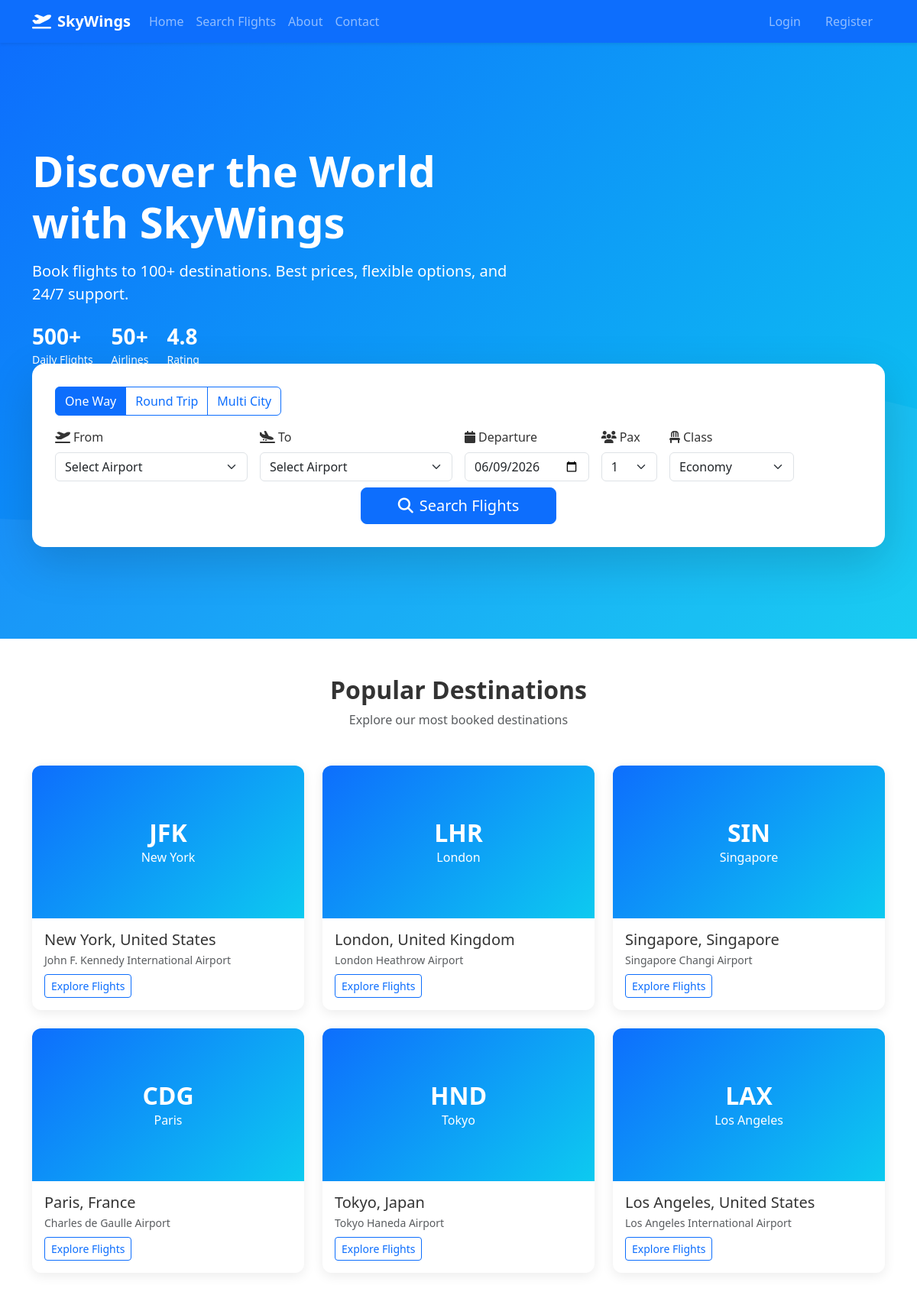
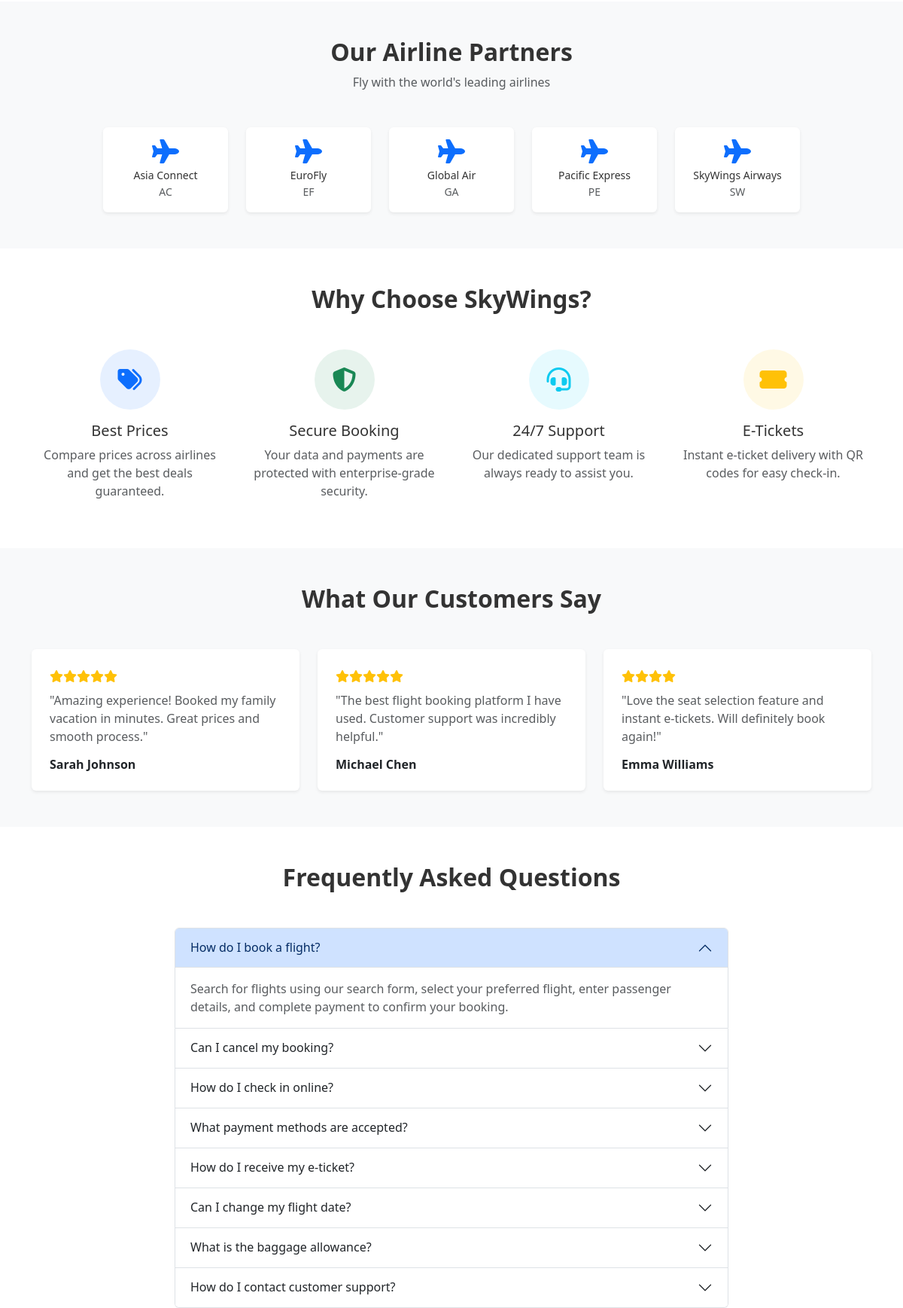
The page / (upper part) on the database its author committed (2 pictures, top to bottom).
### tables this page shows
CREATE TABLE IF NOT EXISTS `airports` (
    `id` INT UNSIGNED AUTO_INCREMENT PRIMARY KEY,
    `name` VARCHAR(200) NOT NULL,
    `code` VARCHAR(10) NOT NULL UNIQUE,
    `city` VARCHAR(100) NOT NULL,
    `country` VARCHAR(100) NOT NULL,
    `timezone` VARCHAR(50) NOT NULL DEFAULT 'UTC',
    `status` ENUM('active','inactive') NOT NULL DEFAULT 'active',
    `created_at` DATETIME NOT NULL DEFAULT CURRENT_TIMESTAMP,
    `updated_at` DATETIME NOT NULL DEFAULT CURRENT_TIMESTAMP ON UPDATE CURRENT_TIMESTAMP,
    INDEX `idx_airports_city` (`city`),
    INDEX `idx_airports_country` (`country`)
);

CREATE TABLE IF NOT EXISTS `airlines` (
    `id` INT UNSIGNED AUTO_INCREMENT PRIMARY KEY,
    `name` VARCHAR(150) NOT NULL,
    `code` VARCHAR(10) NOT NULL UNIQUE,
    `logo` VARCHAR(255) DEFAULT NULL,
    `contact_email` VARCHAR(191) DEFAULT NULL,
    `contact_phone` VARCHAR(30) DEFAULT NULL,
    `website` VARCHAR(255) DEFAULT NULL,
    `description` TEXT DEFAULT NULL,
    `status` ENUM('active','inactive') NOT NULL DEFAULT 'active',
    `created_at` DATETIME NOT NULL DEFAULT CURRENT_TIMESTAMP,
    `updated_at` DATETIME NOT NULL DEFAULT CURRENT_TIMESTAMP ON UPDATE CURRENT_TIMESTAMP,
    INDEX `idx_airlines_status` (`status`)
);

CREATE TABLE IF NOT EXISTS `faqs` (
    `id` INT UNSIGNED AUTO_INCREMENT PRIMARY KEY,
    `question` VARCHAR(500) NOT NULL,
    `answer` TEXT NOT NULL,
    `category` VARCHAR(100) DEFAULT 'General',
    `sort_order` INT NOT NULL DEFAULT 0,
    `status` ENUM('active','inactive') NOT NULL DEFAULT 'active',
    `created_at` DATETIME NOT NULL DEFAULT CURRENT_TIMESTAMP
);

### views/partials/flight-search-form.php (the view, shortened to what the rows shown need)
<form action="<?= url('flights/search') ?>" method="GET" class="flight-search-form" id="flightSearchForm">
    <div class="trip-type mb-3">
        <div class="btn-group" role="group">
            <label class="btn btn-outline-primary" for="oneWay">One Way</label>
            <label class="btn btn-outline-primary" for="roundTrip">Round Trip</label>
            <label class="btn btn-outline-primary" for="multiCity">Multi City</label>
        </div>
    </div>
    <div class="row g-3">
        <div class="col-md-3">
            <label class="form-label"><i class="fas fa-plane-departure me-1"></i>From</label>
            <select name="from" class="form-select airport-select" required>
                <option value="">Select Airport</option>
            </select>
        </div>
        <div class="col-md-3">
            <label class="form-label"><i class="fas fa-plane-arrival me-1"></i>To</label>
            <select name="to" class="form-select airport-select" required>
                <option value="">Select Airport</option>
            </select>
        </div>
        <div class="col-md-2">
            <label class="form-label"><i class="fas fa-calendar me-1"></i>Departure</label>
            <input type="date" name="departure_date" class="form-control" value="<?= e($filters['departure_date'] ?? date('Y-m-d')) ?>" min="<?= date('Y-m-d') ?>" required>
        </div>
        <div class="col-md-1">
            <label class="form-label"><i class="fas fa-users me-1"></i>Pax</label>
            <select name="passengers" class="form-select">
                <?php for ($i = 1; $i <= 9; $i++): ?>
                <option value="<?= $i ?>" <?= ($filters['passengers'] ?? 1) == $i ? 'selected' : '' ?>><?= $i ?></option>
                <?php endfor; ?>
            </select>
        </div>
        <div class="col-md-2">
            <label class="form-label"><i class="fas fa-chair me-1"></i>Class</label>
            <select name="cabin_class" class="form-select">
                <option value="economy" <?= ($filters['cabin_class'] ?? '') === 'economy' ? 'selected' : '' ?>>Economy</option>
            </select>
        </div>
        <div class="col-12 text-center mt-2">
            <button type="submit" class="btn btn-primary btn-lg px-5"><i class="fas fa-search me-2"></i>Search Flights</button>
        </div>
    </div>
</form>

### views/home/index.php (shortened to what the rows shown need)
<section class="hero-section">
    <div class="hero-overlay"></div>
    <div class="container position-relative">
        <div class="row min-vh-75 align-items-center">
            <div class="col-lg-7 text-white mb-4 mb-lg-0">
                <h1 class="display-4 fw-bold mb-3">Discover the World with <?= e(config('app.name')) ?></h1>
                <p class="lead mb-4">Book flights to 100+ destinations. Best prices, flexible options, and 24/7 support.</p>
                <div class="d-flex gap-4 hero-stats">
                    <div><h3 class="fw-bold mb-0">500+</h3><small>Daily Flights</small></div>
                    <div><h3 class="fw-bold mb-0">50+</h3><small>Airlines</small></div>
                    <div><h3 class="fw-bold mb-0"><?= $avgRating ?: '4.8' ?></h3><small>Rating</small></div>
                </div>
            </div>
        </div>
        <div class="search-box-card">
            <?php $filters = []; partial('flight-search-form', compact('airports', 'filters')); ?>
        </div>
    </div>
</section>
<section class="py-5">
    <div class="container">
        <div class="text-center mb-5">
            <h2 class="fw-bold">Popular Destinations</h2>
            <p class="text-muted">Explore our most booked destinations</p>
        </div>
        <div class="row g-4">
            <?php
            foreach ($destinations as $i => $dest):
            ?>
            <div class="col-lg-4 col-md-6">
                <div class="destination-card">
                    <div class="destination-img bg-primary d-flex align-items-center justify-content-center" style="height:200px;background:linear-gradient(135deg,#0d6efd,#0dcaf0)!important;">
                        <div class="text-center text-white">
                            <h2 class="fw-bold mb-0"><?= e($dest['code']) ?></h2>
                            <p class="mb-0"><?= e($dest['city']) ?></p>
                        </div>
                    </div>
                    <div class="destination-body p-3">
                        <h5 class="mb-1"><?= e($dest['city']) ?>, <?= e($dest['country']) ?></h5>
                        <p class="text-muted small mb-2"><?= e($dest['name']) ?></p>
                        <a href="<?= url('flights/search?to=' . $dest['id']) ?>" class="btn btn-sm btn-outline-primary">Explore Flights</a>
                    </div>
                </div>
            </div>
            <?php endforeach; ?>
        </div>
    </div>
</section>
<section class="py-5 bg-light">
    <div class="container">
        <div class="text-center mb-5">
            <h2 class="fw-bold">Our Airline Partners</h2>
            <p class="text-muted">Fly with the world's leading airlines</p>
        </div>
        <div class="row g-4 justify-content-center">
            <?php foreach ($airlines as $airline): ?>
            <div class="col-lg-2 col-md-3 col-4 text-center">
                <div class="airline-card p-3 bg-white rounded shadow-sm">
                    <i class="fas fa-plane fa-2x text-primary mb-2"></i>
                    <h6 class="mb-0 small"><?= e($airline['name']) ?></h6>
                    <small class="text-muted"><?= e($airline['code']) ?></small>
                </div>
            </div>
            <?php endforeach; ?>
        </div>
    </div>
</section>
<section class="py-5">
    <div class="container">
        <div class="text-center mb-5">
            <h2 class="fw-bold">Why Choose <?= e(config('app.name')) ?>?</h2>
        </div>
        <div class="row g-4">
            <div class="col-lg-3 col-md-6 text-center">
                <div class="feature-icon bg-primary bg-opacity-10 rounded-circle d-inline-flex align-items-center justify-content-center mb-3" style="width:80px;height:80px;">
                    <i class="fas fa-tags fa-2x text-primary"></i>
                </div>
                <h5>Best Prices</h5>
                <p class="text-muted">Compare prices across airlines and get the best deals guaranteed.</p>
            </div>
            <div class="col-lg-3 col-md-6 text-center">
                <div class="feature-icon bg-success bg-opacity-10 rounded-circle d-inline-flex align-items-center justify-content-center mb-3" style="width:80px;height:80px;">
                    <i class="fas fa-shield-alt fa-2x text-success"></i>
                </div>
                <h5>Secure Booking</h5>
                <p class="text-muted">Your data and payments are protected with enterprise-grade security.</p>
            </div>
            <div class="col-lg-3 col-md-6 text-center">
                <div class="feature-icon bg-info bg-opacity-10 rounded-circle d-inline-flex align-items-center justify-content-center mb-3" style="width:80px;height:80px;">
                    <i class="fas fa-headset fa-2x text-info"></i>
                </div>
                <h5>24/7 Support</h5>
                <p class="text-muted">Our dedicated support team is always ready to assist you.</p>
            </div>
            <div class="col-lg-3 col-md-6 text-center">
                <div class="feature-icon bg-warning bg-opacity-10 rounded-circle d-inline-flex align-items-center justify-content-center mb-3" style="width:80px;height:80px;">
                    <i class="fas fa-ticket-alt fa-2x text-warning"></i>
                </div>
                <h5>E-Tickets</h5>
                <p class="text-muted">Instant e-ticket delivery with QR codes for easy check-in.</p>
            </div>
        </div>
    </div>
</section>
<section class="py-5 bg-light">
    <div class="container">
        <div class="text-center mb-5">
            <h2 class="fw-bold">What Our Customers Say</h2>
        </div>
        <div class="row g-4">
            <?php
            $testimonials = [
                ['name' => 'Sarah Johnson', 'text' => 'Amazing experience! Booked my family vacation in minutes. Great prices and smooth process.', 'rating' => 5],
                ['name' => 'Michael Chen', 'text' => 'The best flight booking platform I have used. Customer support was incredibly helpful.', 'rating' => 5],
                ['name' => 'Emma Williams', 'text' => 'Love the seat selection feature and instant e-tickets. Will definitely book again!', 'rating' => 4],
            ];
            foreach ($testimonials as $t):
            ?>
            <div class="col-lg-4">
                <div class="card h-100 border-0 shadow-sm">
                    <div class="card-body p-4">
                        <div class="text-warning mb-2">
                            <?php for ($i = 0; $i < $t['rating']; $i++): ?><i class="fas fa-star"></i><?php endfor; ?>
                        </div>
                        <p class="text-muted">"<?= e($t['text']) ?>"</p>
                        <h6 class="mb-0 fw-bold"><?= e($t['name']) ?></h6>
                    </div>
                </div>
            </div>
            <?php endforeach; ?>
        </div>
    </div>
</section>
<section class="py-5" id="faq">
    <div class="container">
        <div class="text-center mb-5">
            <h2 class="fw-bold">Frequently Asked Questions</h2>
        </div>
        <div class="row justify-content-center">
            <div class="col-lg-8">
                <div class="accordion" id="faqAccordion">
                    <?php foreach ($faqs as $i => $faq): ?>
                    <div class="accordion-item">
                        <h2 class="accordion-header">
                            <button class="accordion-button <?= $i > 0 ? 'collapsed' : '' ?>" type="button" data-bs-toggle="collapse" data-bs-target="#faq<?= $i ?>">
                                <?= e($faq['question']) ?>
                            </button>
                        </h2>
                        <div id="faq<?= $i ?>" class="accordion-collapse collapse <?= $i === 0 ? 'show' : '' ?>" data-bs-parent="#faqAccordion">
                            <div class="accordion-body text-muted"><?= e($faq['answer']) ?></div>
                        </div>
                    </div>
                    <?php endforeach; ?>
                </div>
            </div>
        </div>
    </div>
</section>

### includes/Router.php (shortened to what the rows shown need)
<?php
class Router
{
    private array $routes = [];
    private function addRoute(string $method, string $path, string $controller, string $action): void
    {
        $this->routes[] = compact('method', 'path', 'controller', 'action');
    }
    public function dispatch(): void
    {
        $method = $_SERVER['REQUEST_METHOD'];
        $uri = parse_url($_SERVER['REQUEST_URI'], PHP_URL_PATH);
        $uri = '/' . trim($uri, '/');
        foreach ($this->routes as $route) {
            $pattern = $this->convertToRegex($route['path']);
            if ($route['method'] === $method && preg_match($pattern, $uri, $matches)) {
                array_shift($matches);
                $this->callController($route['controller'], $route['action'], $matches);
                return;
            }
        }
    }
    private function convertToRegex(string $path): string
    {
        $pattern = preg_replace('/\{([a-zA-Z_]+)\}/', '([^/]+)', $path);
        return '#^' . $pattern . '$#';
    }
    private function callController(string $controller, string $action, array $params = []): void
    {
        $instance = new $class();
        call_user_func_array([$instance, $action], $params);
    }
}

### rows shown on the page
airports: code "JFK", city "New York", country "United States", name "John F. Kennedy International Airport"
airports: code "LHR", city "London", country "United Kingdom", name "London Heathrow Airport"
airports: code "SIN", city "Singapore", country "Singapore", name "Singapore Changi Airport"
airports: code "CDG", city "Paris", country "France", name "Charles de Gaulle Airport"
airports: code "HND", city "Tokyo", country "Japan", name "Tokyo Haneda Airport"
airports: code "LAX", city "Los Angeles", country "United States", name "Los Angeles International Airport"
airlines: name "Asia Connect", code "AC"
airlines: name "EuroFly", code "EF"
airlines: name "Global Air", code "GA"
airlines: name "Pacific Express", code "PE"
airlines: name "SkyWings Airways", code "SW"
faqs: question "How do I book a flight?", answer "Search for flights using our search form, select your preferred flight, enter passenger details, and complete payment to confirm your booking."
faqs: question "Can I cancel my booking?"
faqs: question "How do I check in online?"
faqs: question "What payment methods are accepted?"
faqs: question "How do I receive my e-ticket?"
faqs: question "Can I change my flight date?"
faqs: question "What is the baggage allowance?"
faqs: question "How do I contact customer support?"

### other values the page prints
$avgRating ?: '4.8' "4.8"
$t['text'] "Amazing experience! Booked my family vacation in minutes. Great prices and smooth process."
$t['name'] "Sarah Johnson"
$t['text'] "The best flight booking platform I have used. Customer support was incredibly helpful."
$t['name'] "Michael Chen"
$t['text'] "Love the seat selection feature and instant e-tickets. Will definitely book again!"
$t['name'] "Emma Williams"
form field passengers "1"
